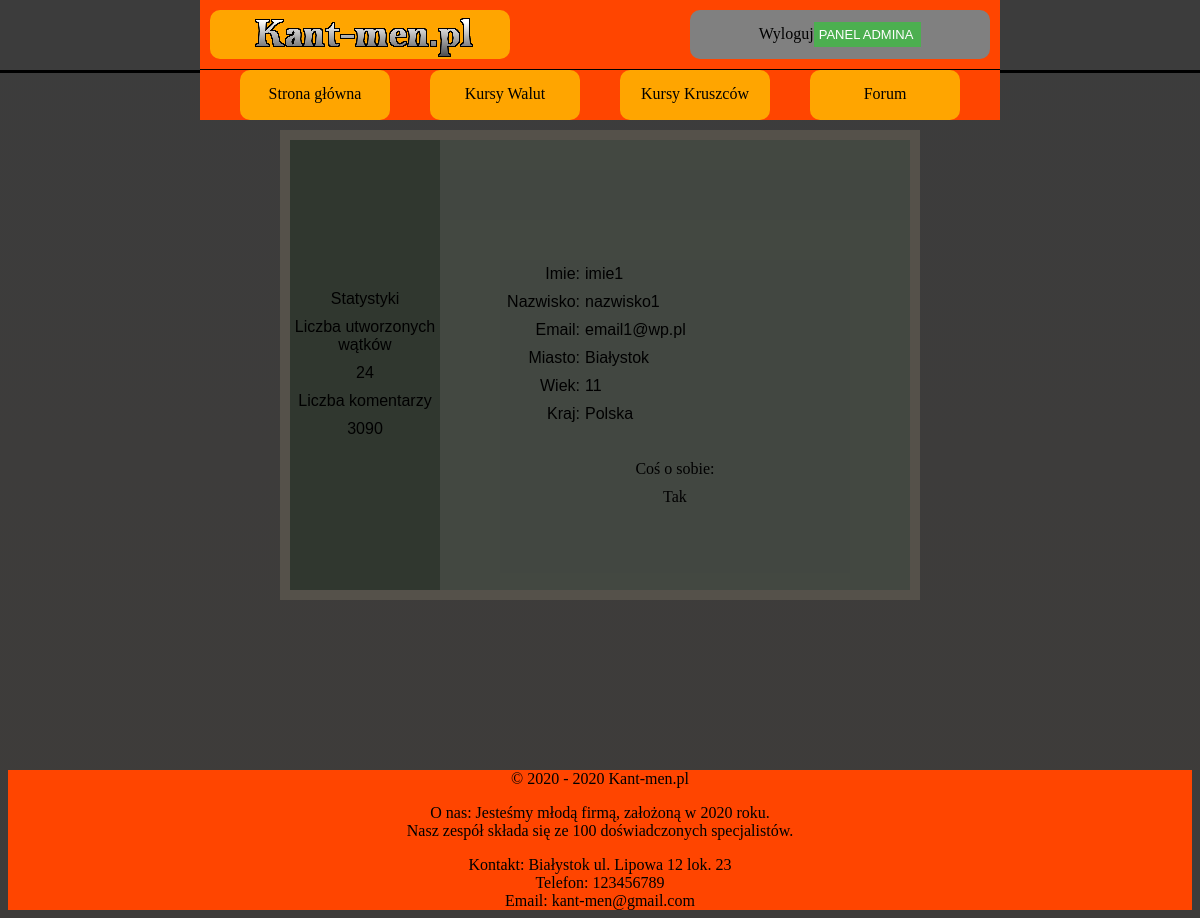
/profilowe.php?user=1, run on an earlier commit of the app's database.
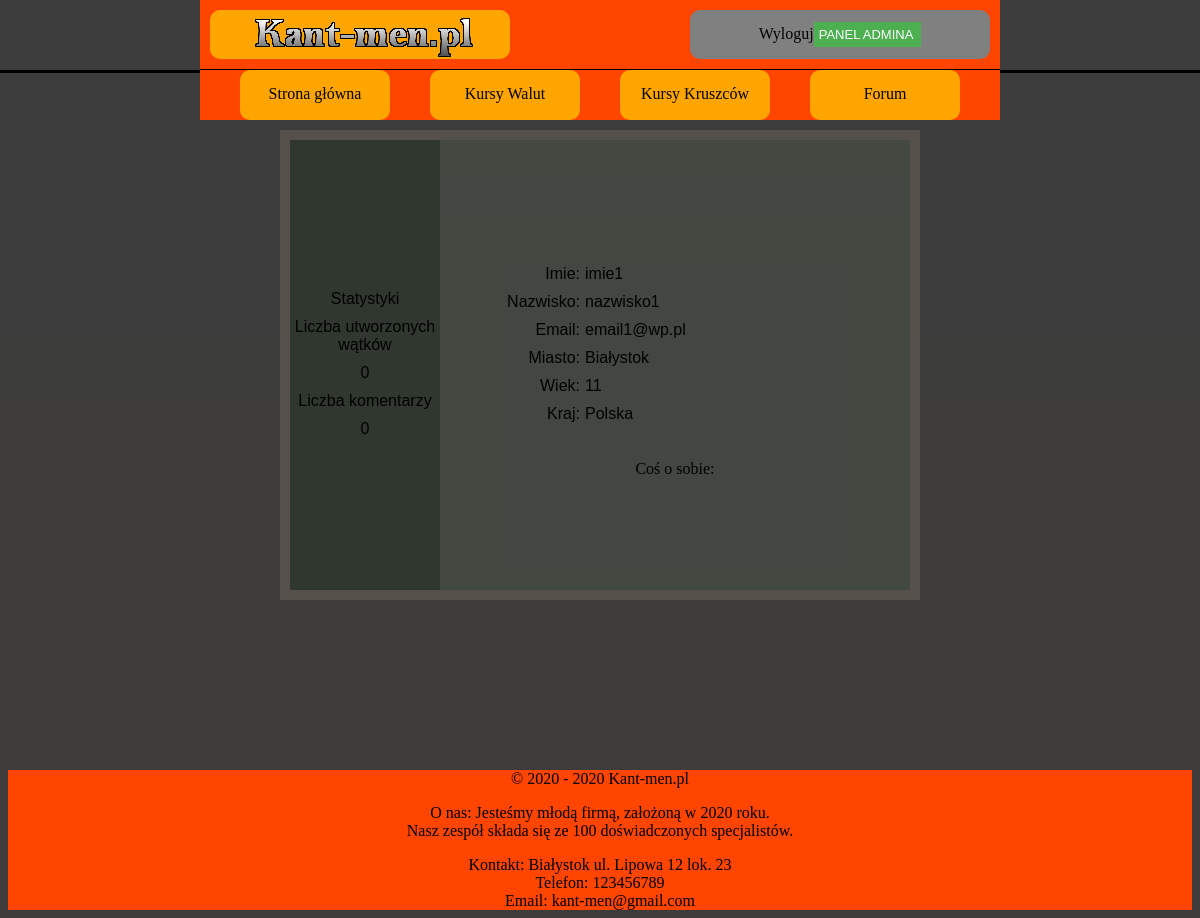
And on a later commit of the database.
### tables this page shows
CREATE TABLE `user` (
  `ID_USER` int(10) NOT NULL,
  `LOGIN` varchar(20) NOT NULL,
  `HASLO` char(64) NOT NULL,
  `IMIE` varchar(50) NOT NULL,
  `NAZWISKO` varchar(50) NOT NULL,
  `EMAIL` varchar(50) NOT NULL,
  `WIEK` int(10) NOT NULL,
  `MIASTO` varchar(50) NOT NULL,
  `KRAJ` varchar(50) NOT NULL,
  `OPIS_PROFILU` text DEFAULT NULL,
  `ZDJECIE` blob DEFAULT NULL,
  `STW_WATKI` int(10) NOT NULL DEFAULT 0,
  `LICZ_KOMENTARZY` int(10) NOT NULL DEFAULT 0,
  `UPRAWNIENIA` varchar(10) NOT NULL DEFAULT 'USER'
);

### profilowe.php (the view, shortened to what this page needs)
<?php
require_once "PolaczeniezMySQL.php";
$polaczenie = @new mysqli($host,$db_user,$db_password,$db_name);
if($polaczenie->connect_errno!=0)
{
    echo "Error: ".$polaczenie->connect_errno;
}
else
{
$rezultat = $polaczenie->query("SELECT * FROM user WHERE ID_USER=" . $_GET['user']);
if (!$rezultat)
{
    throw new Exception($polaczenie->error);
}
else
{
$row = mysqli_fetch_array($rezultat);
?>
<!DOCTYPE HTML>
<html>
<head>
    <link href="CSS/styleGlowne.css" rel="stylesheet" type="text/css">
    <link href="CSS/styleProfilowe.css" rel="stylesheet" type="text/css">
</head>
<body>
<?php
include_once('rysowanieMenu.php');
?>
<main>
    <article class="artykol">
        <div class="lewybaner">
            <div class="pro_avatar">
                <?php
                if ($row['ZDJECIE'] != NULL) {
                    echo '<div class="p_avatar" style="" alt="zdjecie profilowe" />';
                } else {
                    echo '<div class="p_avatar" alt="zmienilo"/>';
                }
                ?>
            </div>
            <div class="pro_statystyki">
                <div class="staty">Statystyki</div>
                <div class="staty">Liczba utworzonych wątków</div>
                <div class="staty"><?php echo $row['STW_WATKI']; ?></div>
                <div class="staty">Liczba komentarzy</div>
                <div class="staty"><?php echo $row['LICZ_KOMENTARZY']; ?></div>
            </div>
        </div>
        <div class="prawybaner">
            <div class="pro_nicname">
            </div>
            <div class="pro_szczegolowe">
                <div class="lewy_szcz">
                    <div class="staty">Imie:</div>
                    <div class="staty">Nazwisko:</div>
                    <div class="staty">Email:</div>
                    <div class="staty">Miasto:</div>
                    <div class="staty">Wiek:</div>
                    <div class="staty">Kraj:</div>
                </div>
                <div class="prawy_szcz">
                    <div class="staty" id="imie"><?php echo $row['IMIE']; ?></div>
                    <div class="staty" id="nazwisko"><?php echo $row['NAZWISKO']; ?></div>
                    <div class="staty" id="email"><?php echo $row['EMAIL']; ?></div>
                    <div class="staty" id="miasto"><?php echo $row['MIASTO']; ?></div>
                    <div class="staty" id="wiek"><?php echo $row['WIEK']; ?></div>
                    <div class="staty" id="kraj"><?php echo $row['KRAJ']; ?></div>
                </div>
                <div class="o_sobie">Coś o sobie:</div>
                <div class="staty_opis"><?php echo $row['OPIS_PROFILU']; ?></div>
            </div>
        </div>
    </article>
    <?php
    }
    }
    ?>
</main>
<?php
include_once('rysowanieStopki.php');
?>
</body>
</html>

What changed in the data, as far as the page shows it:
changed user "imie1": STW_WATKI "24" → "0"; LICZ_KOMENTARZY "3090" → "0"; OPIS_PROFILU "Tak" → (not shown)
